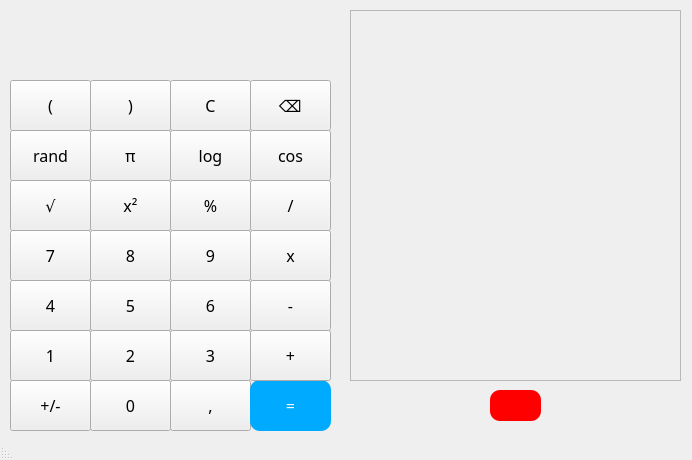
<?xml version="1.0" encoding="UTF-8"?>
<ui version="4.0">
 <class>MainWindow</class>
 <widget class="QMainWindow" name="MainWindow">
  <property name="enabled">
   <bool>true</bool>
  </property>
  <property name="geometry">
   <rect>
    <x>0</x>
    <y>0</y>
    <width>692</width>
    <height>460</height>
   </rect>
  </property>
  <property name="palette">
   <palette>
    <active>
     <colorrole role="Light">
      <brush brushstyle="SolidPattern">
       <color alpha="255">
        <red>85</red>
        <green>170</green>
        <blue>255</blue>
       </color>
      </brush>
     </colorrole>
    </active>
    <inactive>
     <colorrole role="Light">
      <brush brushstyle="SolidPattern">
       <color alpha="255">
        <red>85</red>
        <green>170</green>
        <blue>255</blue>
       </color>
      </brush>
     </colorrole>
    </inactive>
    <disabled>
     <colorrole role="Light">
      <brush brushstyle="SolidPattern">
       <color alpha="255">
        <red>85</red>
        <green>170</green>
        <blue>255</blue>
       </color>
      </brush>
     </colorrole>
    </disabled>
   </palette>
  </property>
  <property name="font">
   <font>
    <family>Rubik</family>
    <pointsize>10</pointsize>
   </font>
  </property>
  <property name="mouseTracking">
   <bool>false</bool>
  </property>
  <property name="tabletTracking">
   <bool>false</bool>
  </property>
  <property name="windowTitle">
   <string>Calculadora</string>
  </property>
  <property name="windowIcon">
   <iconset>
    <normaloff>icono_calculadora.png</normaloff>icono_calculadora.png</iconset>
  </property>
  <property name="layoutDirection">
   <enum>Qt::LayoutDirection::RightToLeft</enum>
  </property>
  <property name="autoFillBackground">
   <bool>false</bool>
  </property>
  <widget class="QWidget" name="centralwidget">
   <widget class="QPushButton" name="bt_dos">
    <property name="geometry">
     <rect>
      <x>90</x>
      <y>330</y>
      <width>81</width>
      <height>51</height>
     </rect>
    </property>
    <property name="font">
     <font>
      <family>Rubik</family>
      <pointsize>12</pointsize>
     </font>
    </property>
    <property name="text">
     <string>2</string>
    </property>
   </widget>
   <widget class="QPushButton" name="bt_num_entero">
    <property name="geometry">
     <rect>
      <x>10</x>
      <y>380</y>
      <width>81</width>
      <height>51</height>
     </rect>
    </property>
    <property name="font">
     <font>
      <family>Rubik</family>
      <pointsize>12</pointsize>
     </font>
    </property>
    <property name="text">
     <string>+/-</string>
    </property>
   </widget>
   <widget class="QPushButton" name="bt_uno">
    <property name="geometry">
     <rect>
      <x>10</x>
      <y>330</y>
      <width>81</width>
      <height>51</height>
     </rect>
    </property>
    <property name="font">
     <font>
      <family>Rubik</family>
      <pointsize>12</pointsize>
     </font>
    </property>
    <property name="text">
     <string>1</string>
    </property>
   </widget>
   <widget class="QPushButton" name="bt_cero">
    <property name="geometry">
     <rect>
      <x>90</x>
      <y>380</y>
      <width>81</width>
      <height>51</height>
     </rect>
    </property>
    <property name="font">
     <font>
      <family>Rubik</family>
      <pointsize>12</pointsize>
     </font>
    </property>
    <property name="text">
     <string>0</string>
    </property>
   </widget>
   <widget class="QPushButton" name="bt_coma">
    <property name="geometry">
     <rect>
      <x>170</x>
      <y>380</y>
      <width>81</width>
      <height>51</height>
     </rect>
    </property>
    <property name="font">
     <font>
      <family>Rubik</family>
      <pointsize>12</pointsize>
     </font>
    </property>
    <property name="text">
     <string>,</string>
    </property>
   </widget>
   <widget class="QPushButton" name="bt_igual">
    <property name="geometry">
     <rect>
      <x>250</x>
      <y>380</y>
      <width>81</width>
      <height>51</height>
     </rect>
    </property>
    <property name="palette">
     <palette>
      <active>
       <colorrole role="WindowText">
        <brush brushstyle="SolidPattern">
         <color alpha="255">
          <red>255</red>
          <green>255</green>
          <blue>255</blue>
         </color>
        </brush>
       </colorrole>
       <colorrole role="Button">
        <brush brushstyle="SolidPattern">
         <color alpha="255">
          <red>0</red>
          <green>170</green>
          <blue>255</blue>
         </color>
        </brush>
       </colorrole>
       <colorrole role="Text">
        <brush brushstyle="SolidPattern">
         <color alpha="255">
          <red>255</red>
          <green>255</green>
          <blue>255</blue>
         </color>
        </brush>
       </colorrole>
       <colorrole role="ButtonText">
        <brush brushstyle="SolidPattern">
         <color alpha="255">
          <red>255</red>
          <green>255</green>
          <blue>255</blue>
         </color>
        </brush>
       </colorrole>
       <colorrole role="Base">
        <brush brushstyle="SolidPattern">
         <color alpha="255">
          <red>0</red>
          <green>170</green>
          <blue>255</blue>
         </color>
        </brush>
       </colorrole>
       <colorrole role="Window">
        <brush brushstyle="SolidPattern">
         <color alpha="255">
          <red>0</red>
          <green>170</green>
          <blue>255</blue>
         </color>
        </brush>
       </colorrole>
       <colorrole role="PlaceholderText">
        <brush brushstyle="SolidPattern">
         <color alpha="128">
          <red>255</red>
          <green>255</green>
          <blue>255</blue>
         </color>
        </brush>
       </colorrole>
      </active>
      <inactive>
       <colorrole role="WindowText">
        <brush brushstyle="SolidPattern">
         <color alpha="255">
          <red>255</red>
          <green>255</green>
          <blue>255</blue>
         </color>
        </brush>
       </colorrole>
       <colorrole role="Button">
        <brush brushstyle="SolidPattern">
         <color alpha="255">
          <red>0</red>
          <green>170</green>
          <blue>255</blue>
         </color>
        </brush>
       </colorrole>
       <colorrole role="Text">
        <brush brushstyle="SolidPattern">
         <color alpha="255">
          <red>255</red>
          <green>255</green>
          <blue>255</blue>
         </color>
        </brush>
       </colorrole>
       <colorrole role="ButtonText">
        <brush brushstyle="SolidPattern">
         <color alpha="255">
          <red>255</red>
          <green>255</green>
          <blue>255</blue>
         </color>
        </brush>
       </colorrole>
       <colorrole role="Base">
        <brush brushstyle="SolidPattern">
         <color alpha="255">
          <red>0</red>
          <green>170</green>
          <blue>255</blue>
         </color>
        </brush>
       </colorrole>
       <colorrole role="Window">
        <brush brushstyle="SolidPattern">
         <color alpha="255">
          <red>0</red>
          <green>170</green>
          <blue>255</blue>
         </color>
        </brush>
       </colorrole>
       <colorrole role="PlaceholderText">
        <brush brushstyle="SolidPattern">
         <color alpha="128">
          <red>255</red>
          <green>255</green>
          <blue>255</blue>
         </color>
        </brush>
       </colorrole>
      </inactive>
      <disabled>
       <colorrole role="WindowText">
        <brush brushstyle="SolidPattern">
         <color alpha="255">
          <red>255</red>
          <green>255</green>
          <blue>255</blue>
         </color>
        </brush>
       </colorrole>
       <colorrole role="Button">
        <brush brushstyle="SolidPattern">
         <color alpha="255">
          <red>0</red>
          <green>170</green>
          <blue>255</blue>
         </color>
        </brush>
       </colorrole>
       <colorrole role="Text">
        <brush brushstyle="SolidPattern">
         <color alpha="255">
          <red>255</red>
          <green>255</green>
          <blue>255</blue>
         </color>
        </brush>
       </colorrole>
       <colorrole role="ButtonText">
        <brush brushstyle="SolidPattern">
         <color alpha="135">
          <red>255</red>
          <green>255</green>
          <blue>255</blue>
         </color>
        </brush>
       </colorrole>
       <colorrole role="Base">
        <brush brushstyle="SolidPattern">
         <color alpha="255">
          <red>0</red>
          <green>170</green>
          <blue>255</blue>
         </color>
        </brush>
       </colorrole>
       <colorrole role="Window">
        <brush brushstyle="SolidPattern">
         <color alpha="255">
          <red>0</red>
          <green>170</green>
          <blue>255</blue>
         </color>
        </brush>
       </colorrole>
       <colorrole role="PlaceholderText">
        <brush brushstyle="SolidPattern">
         <color alpha="128">
          <red>255</red>
          <green>255</green>
          <blue>255</blue>
         </color>
        </brush>
       </colorrole>
      </disabled>
     </palette>
    </property>
    <property name="font">
     <font>
      <family>Rubik</family>
      <pointsize>12</pointsize>
     </font>
    </property>
    <property name="mouseTracking">
     <bool>true</bool>
    </property>
    <property name="toolTipDuration">
     <number>0</number>
    </property>
    <property name="styleSheet">
     <string notr="true">QPushButton#bt_igual {
    background-color: rgb(0, 170, 255);
	border-radius: 10px;
    color: white;
    padding: 10px 20px;
    text-align: center;
   }

QPushButton#bt_igual:hover {
    background-color: rgb(82, 186, 255);
 }</string>
    </property>
    <property name="text">
     <string>=</string>
    </property>
    <property name="checkable">
     <bool>false</bool>
    </property>
   </widget>
   <widget class="QPushButton" name="bt_sumar">
    <property name="geometry">
     <rect>
      <x>250</x>
      <y>330</y>
      <width>81</width>
      <height>51</height>
     </rect>
    </property>
    <property name="font">
     <font>
      <family>Rubik</family>
      <pointsize>12</pointsize>
     </font>
    </property>
    <property name="text">
     <string>+</string>
    </property>
   </widget>
   <widget class="QPushButton" name="bt_tres">
    <property name="geometry">
     <rect>
      <x>170</x>
      <y>330</y>
      <width>81</width>
      <height>51</height>
     </rect>
    </property>
    <property name="font">
     <font>
      <family>Rubik</family>
      <pointsize>12</pointsize>
     </font>
    </property>
    <property name="text">
     <string>3</string>
    </property>
   </widget>
   <widget class="QPushButton" name="bt_nueve">
    <property name="geometry">
     <rect>
      <x>170</x>
      <y>230</y>
      <width>81</width>
      <height>51</height>
     </rect>
    </property>
    <property name="font">
     <font>
      <family>Rubik</family>
      <pointsize>12</pointsize>
     </font>
    </property>
    <property name="text">
     <string>9</string>
    </property>
   </widget>
   <widget class="QPushButton" name="bt_cuatro">
    <property name="geometry">
     <rect>
      <x>10</x>
      <y>280</y>
      <width>81</width>
      <height>51</height>
     </rect>
    </property>
    <property name="font">
     <font>
      <family>Rubik</family>
      <pointsize>12</pointsize>
     </font>
    </property>
    <property name="text">
     <string>4</string>
    </property>
   </widget>
   <widget class="QPushButton" name="bt_cinco">
    <property name="geometry">
     <rect>
      <x>90</x>
      <y>280</y>
      <width>81</width>
      <height>51</height>
     </rect>
    </property>
    <property name="font">
     <font>
      <family>Rubik</family>
      <pointsize>12</pointsize>
     </font>
    </property>
    <property name="text">
     <string>5</string>
    </property>
   </widget>
   <widget class="QPushButton" name="bt_multiplicar">
    <property name="geometry">
     <rect>
      <x>250</x>
      <y>230</y>
      <width>81</width>
      <height>51</height>
     </rect>
    </property>
    <property name="font">
     <font>
      <family>Rubik</family>
      <pointsize>12</pointsize>
     </font>
    </property>
    <property name="text">
     <string>x</string>
    </property>
   </widget>
   <widget class="QPushButton" name="bt_restar">
    <property name="geometry">
     <rect>
      <x>250</x>
      <y>280</y>
      <width>81</width>
      <height>51</height>
     </rect>
    </property>
    <property name="font">
     <font>
      <family>Rubik</family>
      <pointsize>12</pointsize>
     </font>
    </property>
    <property name="text">
     <string>-</string>
    </property>
   </widget>
   <widget class="QPushButton" name="bt_ocho">
    <property name="geometry">
     <rect>
      <x>90</x>
      <y>230</y>
      <width>81</width>
      <height>51</height>
     </rect>
    </property>
    <property name="font">
     <font>
      <family>Rubik</family>
      <pointsize>12</pointsize>
     </font>
    </property>
    <property name="text">
     <string>8</string>
    </property>
   </widget>
   <widget class="QPushButton" name="bt_siete">
    <property name="geometry">
     <rect>
      <x>10</x>
      <y>230</y>
      <width>81</width>
      <height>51</height>
     </rect>
    </property>
    <property name="font">
     <font>
      <family>Rubik</family>
      <pointsize>12</pointsize>
     </font>
    </property>
    <property name="text">
     <string>7</string>
    </property>
   </widget>
   <widget class="QPushButton" name="bt_seis">
    <property name="geometry">
     <rect>
      <x>170</x>
      <y>280</y>
      <width>81</width>
      <height>51</height>
     </rect>
    </property>
    <property name="font">
     <font>
      <family>Rubik</family>
      <pointsize>12</pointsize>
     </font>
    </property>
    <property name="text">
     <string>6</string>
    </property>
   </widget>
   <widget class="QPushButton" name="bt_parentesis_der">
    <property name="geometry">
     <rect>
      <x>90</x>
      <y>80</y>
      <width>81</width>
      <height>51</height>
     </rect>
    </property>
    <property name="font">
     <font>
      <family>Rubik</family>
      <pointsize>12</pointsize>
     </font>
    </property>
    <property name="styleSheet">
     <string notr="true">&amp;radic;</string>
    </property>
    <property name="text">
     <string>)</string>
    </property>
   </widget>
   <widget class="QPushButton" name="bt_porcentaje">
    <property name="geometry">
     <rect>
      <x>170</x>
      <y>180</y>
      <width>81</width>
      <height>51</height>
     </rect>
    </property>
    <property name="font">
     <font>
      <family>Rubik</family>
      <pointsize>12</pointsize>
     </font>
    </property>
    <property name="text">
     <string>%</string>
    </property>
   </widget>
   <widget class="QPushButton" name="bt_dividir">
    <property name="geometry">
     <rect>
      <x>250</x>
      <y>180</y>
      <width>81</width>
      <height>51</height>
     </rect>
    </property>
    <property name="font">
     <font>
      <family>Rubik</family>
      <pointsize>12</pointsize>
     </font>
    </property>
    <property name="text">
     <string>/</string>
    </property>
   </widget>
   <widget class="QPushButton" name="bt_reiniciar">
    <property name="geometry">
     <rect>
      <x>170</x>
      <y>80</y>
      <width>81</width>
      <height>51</height>
     </rect>
    </property>
    <property name="font">
     <font>
      <family>Rubik</family>
      <pointsize>12</pointsize>
     </font>
    </property>
    <property name="text">
     <string>C</string>
    </property>
   </widget>
   <widget class="QPushButton" name="bt_parentesis_izq">
    <property name="geometry">
     <rect>
      <x>10</x>
      <y>80</y>
      <width>81</width>
      <height>51</height>
     </rect>
    </property>
    <property name="font">
     <font>
      <family>Rubik</family>
      <pointsize>12</pointsize>
     </font>
    </property>
    <property name="text">
     <string>(</string>
    </property>
   </widget>
   <widget class="QPushButton" name="bt_exponencial">
    <property name="geometry">
     <rect>
      <x>90</x>
      <y>180</y>
      <width>81</width>
      <height>51</height>
     </rect>
    </property>
    <property name="font">
     <font>
      <family>Rubik</family>
      <pointsize>12</pointsize>
     </font>
    </property>
    <property name="text">
     <string>x²</string>
    </property>
   </widget>
   <widget class="QPushButton" name="bt_borrar">
    <property name="geometry">
     <rect>
      <x>250</x>
      <y>80</y>
      <width>81</width>
      <height>51</height>
     </rect>
    </property>
    <property name="font">
     <font>
      <family>Rubik</family>
      <pointsize>12</pointsize>
     </font>
    </property>
    <property name="text">
     <string>⌫</string>
    </property>
   </widget>
   <widget class="QPushButton" name="bt_raiz_cuadrada">
    <property name="geometry">
     <rect>
      <x>10</x>
      <y>180</y>
      <width>81</width>
      <height>51</height>
     </rect>
    </property>
    <property name="font">
     <font>
      <family>Rubik</family>
      <pointsize>12</pointsize>
     </font>
    </property>
    <property name="text">
     <string>√</string>
    </property>
   </widget>
   <widget class="QLabel" name="display">
    <property name="geometry">
     <rect>
      <x>20</x>
      <y>10</y>
      <width>311</width>
      <height>61</height>
     </rect>
    </property>
    <property name="sizePolicy">
     <sizepolicy hsizetype="Fixed" vsizetype="Fixed">
      <horstretch>0</horstretch>
      <verstretch>0</verstretch>
     </sizepolicy>
    </property>
    <property name="font">
     <font>
      <family>Rubik</family>
      <pointsize>28</pointsize>
     </font>
    </property>
    <property name="text">
     <string/>
    </property>
    <property name="textFormat">
     <enum>Qt::TextFormat::AutoText</enum>
    </property>
    <property name="scaledContents">
     <bool>false</bool>
    </property>
    <property name="alignment">
     <set>Qt::AlignmentFlag::AlignRight|Qt::AlignmentFlag::AlignTrailing|Qt::AlignmentFlag::AlignVCenter</set>
    </property>
    <property name="wordWrap">
     <bool>false</bool>
    </property>
    <property name="textInteractionFlags">
     <set>Qt::TextInteractionFlag::NoTextInteraction</set>
    </property>
   </widget>
   <widget class="QPushButton" name="bt_historial">
    <property name="geometry">
     <rect>
      <x>490</x>
      <y>390</y>
      <width>51</width>
      <height>31</height>
     </rect>
    </property>
    <property name="font">
     <font>
      <family>Rubik</family>
      <pointsize>10</pointsize>
     </font>
    </property>
    <property name="mouseTracking">
     <bool>true</bool>
    </property>
    <property name="toolTipDuration">
     <number>0</number>
    </property>
    <property name="styleSheet">
     <string notr="true">QPushButton#bt_historial {
            background-color: rgb(255, 0, 0);
    border-radius: 10px;
    color: white;
    padding: 10px 20px;
    text-align: center;
        }

QPushButton#bt_historial:hover {
            background-color: rgb(170, 0, 0);
 }</string>
    </property>
    <property name="text">
     <string/>
    </property>
    <property name="icon">
     <iconset theme="edit-delete"/>
    </property>
    <property name="iconSize">
     <size>
      <width>24</width>
      <height>24</height>
     </size>
    </property>
    <property name="autoDefault">
     <bool>false</bool>
    </property>
   </widget>
   <widget class="QTableWidget" name="TW_table">
    <property name="enabled">
     <bool>false</bool>
    </property>
    <property name="geometry">
     <rect>
      <x>350</x>
      <y>10</y>
      <width>331</width>
      <height>371</height>
     </rect>
    </property>
    <property name="layoutDirection">
     <enum>Qt::LayoutDirection::LeftToRight</enum>
    </property>
    <property name="frameShadow">
     <enum>QFrame::Shadow::Plain</enum>
    </property>
    <property name="sizeAdjustPolicy">
     <enum>QAbstractScrollArea::SizeAdjustPolicy::AdjustToContents</enum>
    </property>
    <property name="selectionMode">
     <enum>QAbstractItemView::SelectionMode::NoSelection</enum>
    </property>
    <property name="textElideMode">
     <enum>Qt::TextElideMode::ElideMiddle</enum>
    </property>
    <attribute name="horizontalHeaderDefaultSectionSize">
     <number>152</number>
    </attribute>
   </widget>
   <widget class="QPushButton" name="bt_coseno">
    <property name="geometry">
     <rect>
      <x>250</x>
      <y>130</y>
      <width>81</width>
      <height>51</height>
     </rect>
    </property>
    <property name="font">
     <font>
      <family>Rubik</family>
      <pointsize>12</pointsize>
     </font>
    </property>
    <property name="text">
     <string>cos</string>
    </property>
   </widget>
   <widget class="QPushButton" name="bt_rand">
    <property name="geometry">
     <rect>
      <x>10</x>
      <y>130</y>
      <width>81</width>
      <height>51</height>
     </rect>
    </property>
    <property name="font">
     <font>
      <family>Rubik</family>
      <pointsize>12</pointsize>
     </font>
    </property>
    <property name="text">
     <string>rand</string>
    </property>
   </widget>
   <widget class="QPushButton" name="bt_pi">
    <property name="geometry">
     <rect>
      <x>90</x>
      <y>130</y>
      <width>81</width>
      <height>51</height>
     </rect>
    </property>
    <property name="font">
     <font>
      <family>Rubik</family>
      <pointsize>12</pointsize>
     </font>
    </property>
    <property name="styleSheet">
     <string notr="true"/>
    </property>
    <property name="text">
     <string>π</string>
    </property>
   </widget>
   <widget class="QPushButton" name="bt_log">
    <property name="geometry">
     <rect>
      <x>170</x>
      <y>130</y>
      <width>81</width>
      <height>51</height>
     </rect>
    </property>
    <property name="font">
     <font>
      <family>Rubik</family>
      <pointsize>12</pointsize>
     </font>
    </property>
    <property name="styleSheet">
     <string notr="true">&amp;radic;</string>
    </property>
    <property name="text">
     <string>log</string>
    </property>
   </widget>
  </widget>
  <widget class="QStatusBar" name="statusbar"/>
 </widget>
 <resources/>
 <connections/>
</ui>
